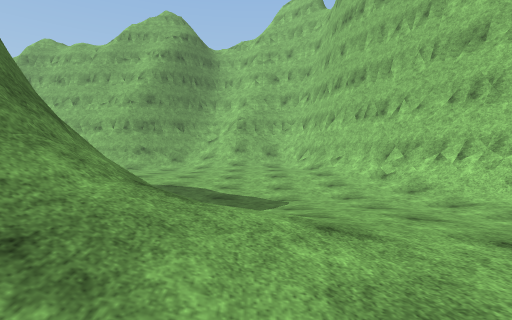
[1] (above)

24 first-person views from a walk through a scene from a Unity 3-D project. The camera is 1.2 m above the floor, looks level and sees 80° across. The floor is counted in squares, 2 m on a side. Each view is taken from the middle of a square. On the plan, view 1 faces up. The plan holds only what a view shows up to about 9 squares ahead; the rest is blank. The place goes on beyond the plan. The player is left out. Some animated figures are not drawn. Surface patterns are stand-ins for the level's own textures.

[2]
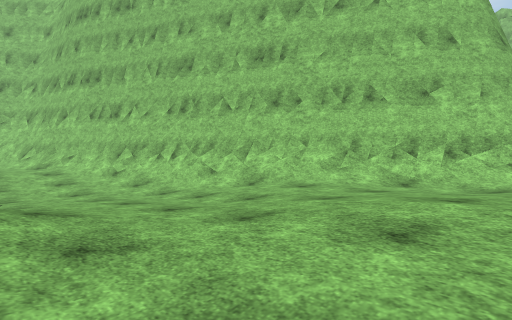

[3]
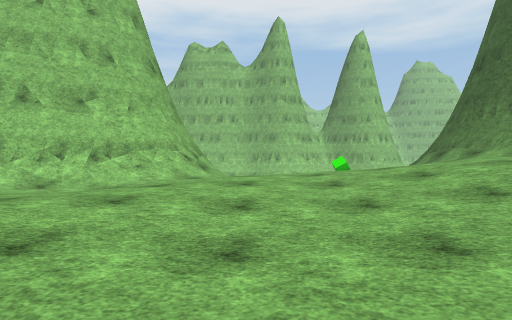

[4]
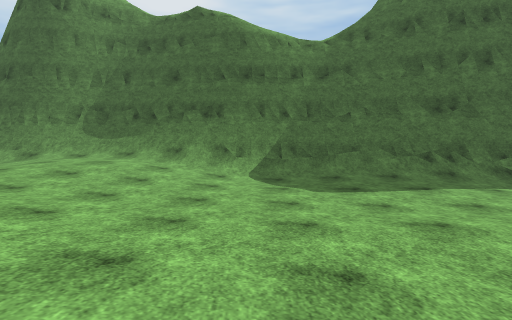

[5]
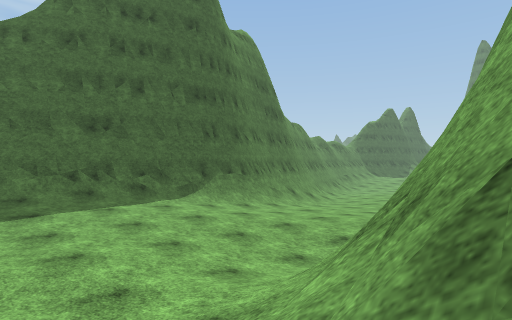

[6]
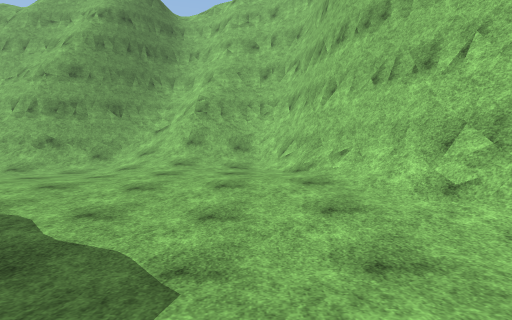

[7]
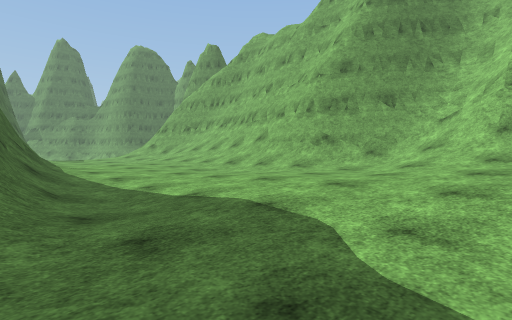

[8]
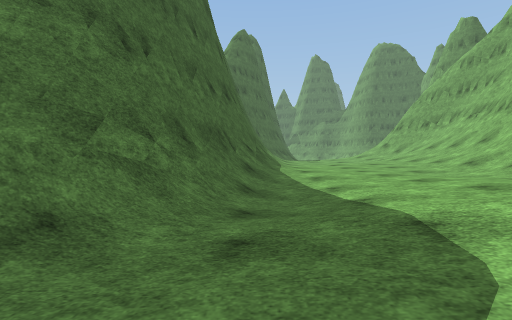

[9]
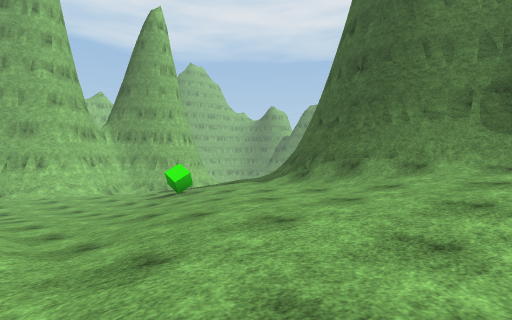

[10]
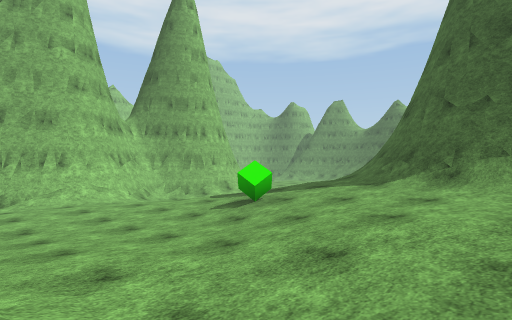

[11]
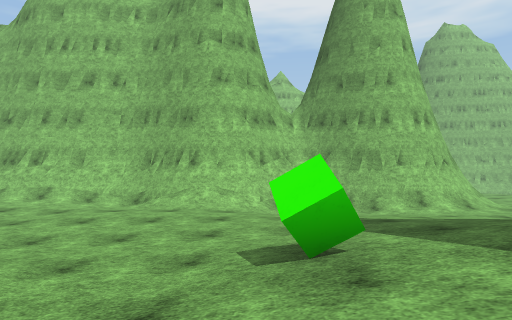

[12]
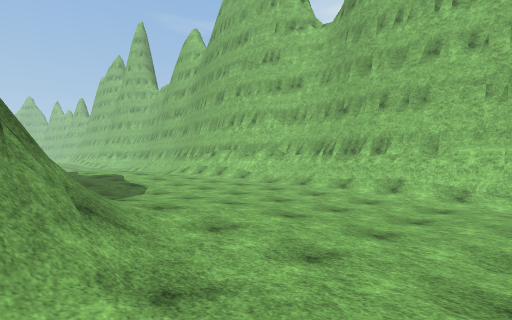

[13]
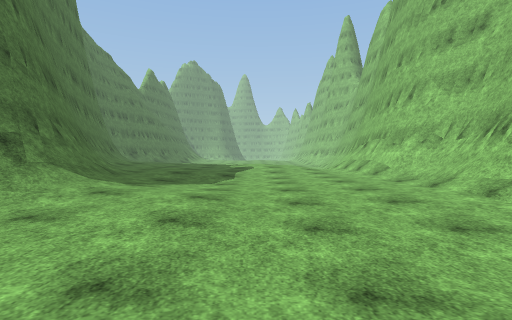

[14]
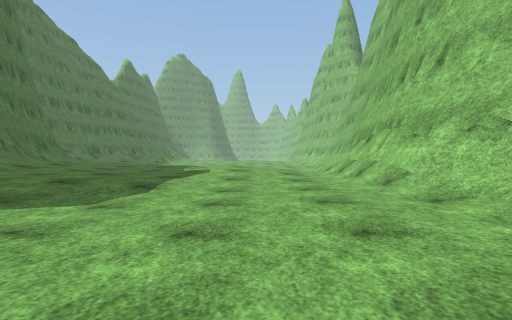

[15]
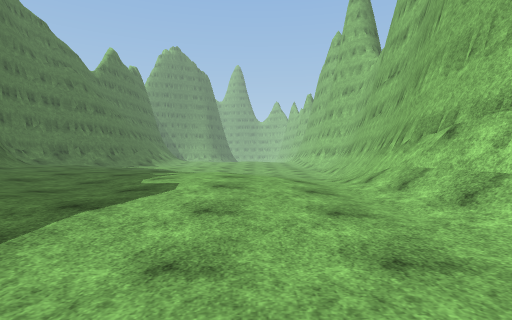

[16]
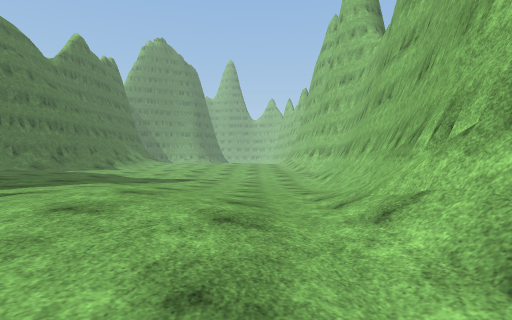

[17]
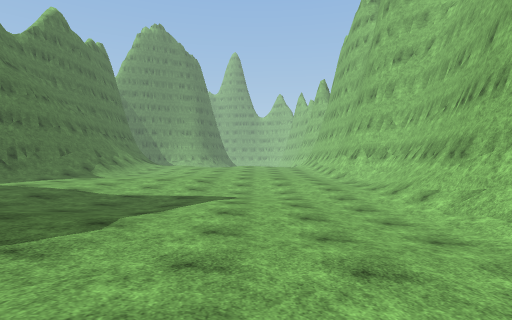

[18]
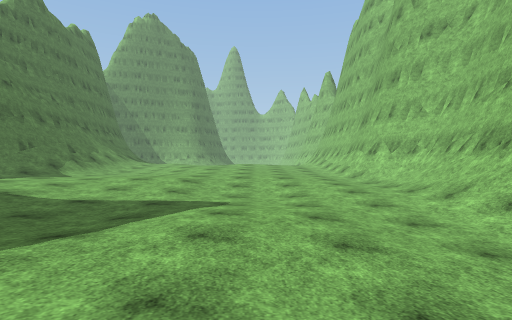

[19]
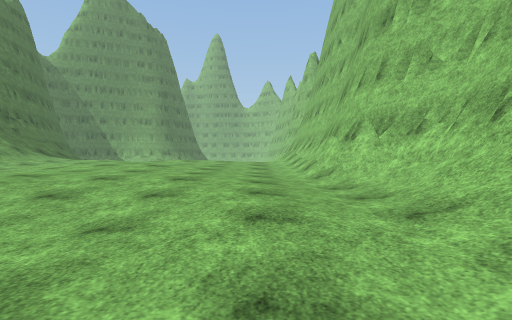

[20]
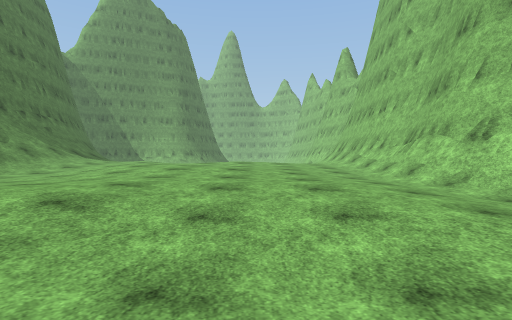

[21]
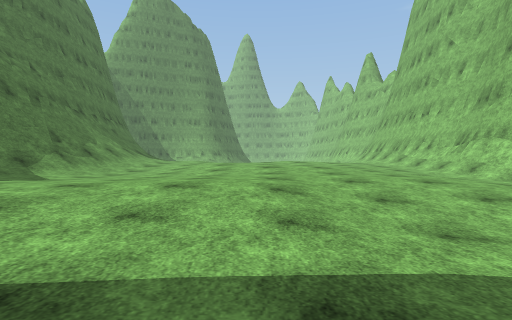

[22]
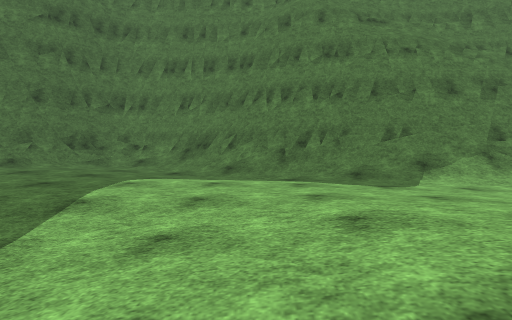

[23]
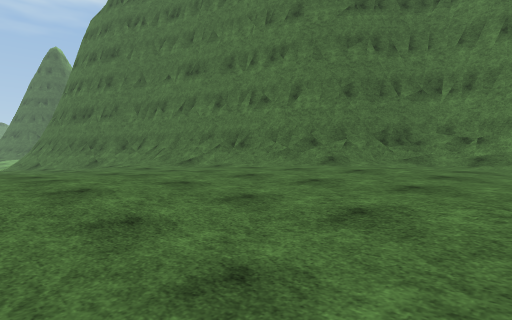

[24]
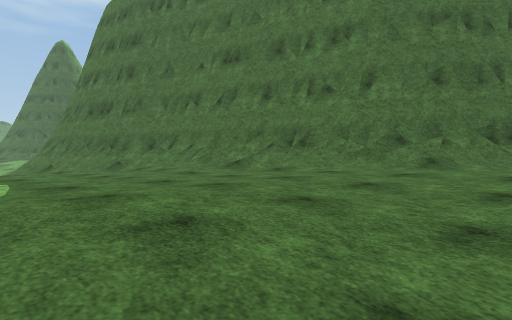

### Floor plan
Key: @ floor where view 1 was taken; # wall or solid block; . main floor; : floor 0.25 m higher than the main floor; - floor 0.25 m lower than the main floor; + floor 0.5 m higher than the main floor; _ floor 0.5 m lower than the main floor; * floor 0.75 m higher than the main floor; < floor 0.75 m lower than the main floor; % floor 1 m higher than the main floor; ( floor 1 m lower than the main floor; & floor 1.25 m higher than the main floor; ! floor 1.25 m lower than the main floor; / step, stairs or slope; = window, fence, low wall or low ledge; O other object.
Columns run from 9 left of view 1 to 21 right of it. Each row starts with its distance up from view 1.
 26                   //.:: :.../#
 25                  #//..::.....#
 24                  #//-..::..-/#
 23                  #/.--.....-/#
 22                  #/----...--_#
 21                 ##/----.----_##
 20                 ##/....._____/#
 19                 #/-..---_____/#
 18                ##/...-___<<__##
 17                #/....____<<<_#
 16                #/:..-__<__<</#
 15                #/::.-_____<</#
 14       ###      ##::..--___<<=#
 13 #######/####    ##:....-____=#
 12 ///##//////#     #::....-___##
 11 **///+++%**#     #/......-__##
 10 +++::++++++##    ##.......-_#
  9 +++:::+++++/#     #:......-/#
  8 +++:::::..::##    #/..--..-/#
  7 +++:.....--./#    ##..--.--/#
  6 ###///---__-/#     #/..--__/#
  5   ####//-_---##    ##---___/#
  4      ##/ ----/#     #-______#
  3       ## :...:##    #/______#
  2        #/+...:/#    ##_____/#
  1       ##//.::::##   #=___<_/#
  0       #/ @.:++:/##  #/__<<</#
 -1     ///. ..:++++/####/_<<<</#
 -2  _____-....:+++++////__<<<</#
 -3 <____-.....::++++:.--__<<<<=#
 -4 <__--.....::+++*++:.__<<<<<##
 -5  __-..:::::++****++.-___<<<##
 -6    //:++++++*%%%*++:.-O__<(##
 -7    ####/////%&&&%*++::.__  /#
 -8      ########///###/++:-_<  #
 -9           ##########/+:._<(/#
-10                    ##/   <(/#
-11                          <(/#
-12                           !/#

Positions as (right, up) in squares from view 1, and headings:
1: (0, 0), facing up
2: (0, -1), facing up-right
3: (0, -3), facing right
4: (1, 0), facing down
5: (-1, 1), facing down-left
6: (1, 4), facing up
7: (0, 5), facing up-left
8: (0, 6), facing left
9: (5, -2), facing down-right
10: (8, -2), facing down-right
11: (10, -6), facing right
12: (11, -3), facing up-right
13: (15, -3), facing up
14: (16, 0), facing up
15: (16, 3), facing up
16: (17, 6), facing up
17: (16, 10), facing up
18: (16, 12), facing up
19: (18, 16), facing up
20: (16, 17), facing up
21: (14, 16), facing up
22: (15, 19), facing left
23: (14, 17), facing down-left
24: (14, 15), facing down-left
